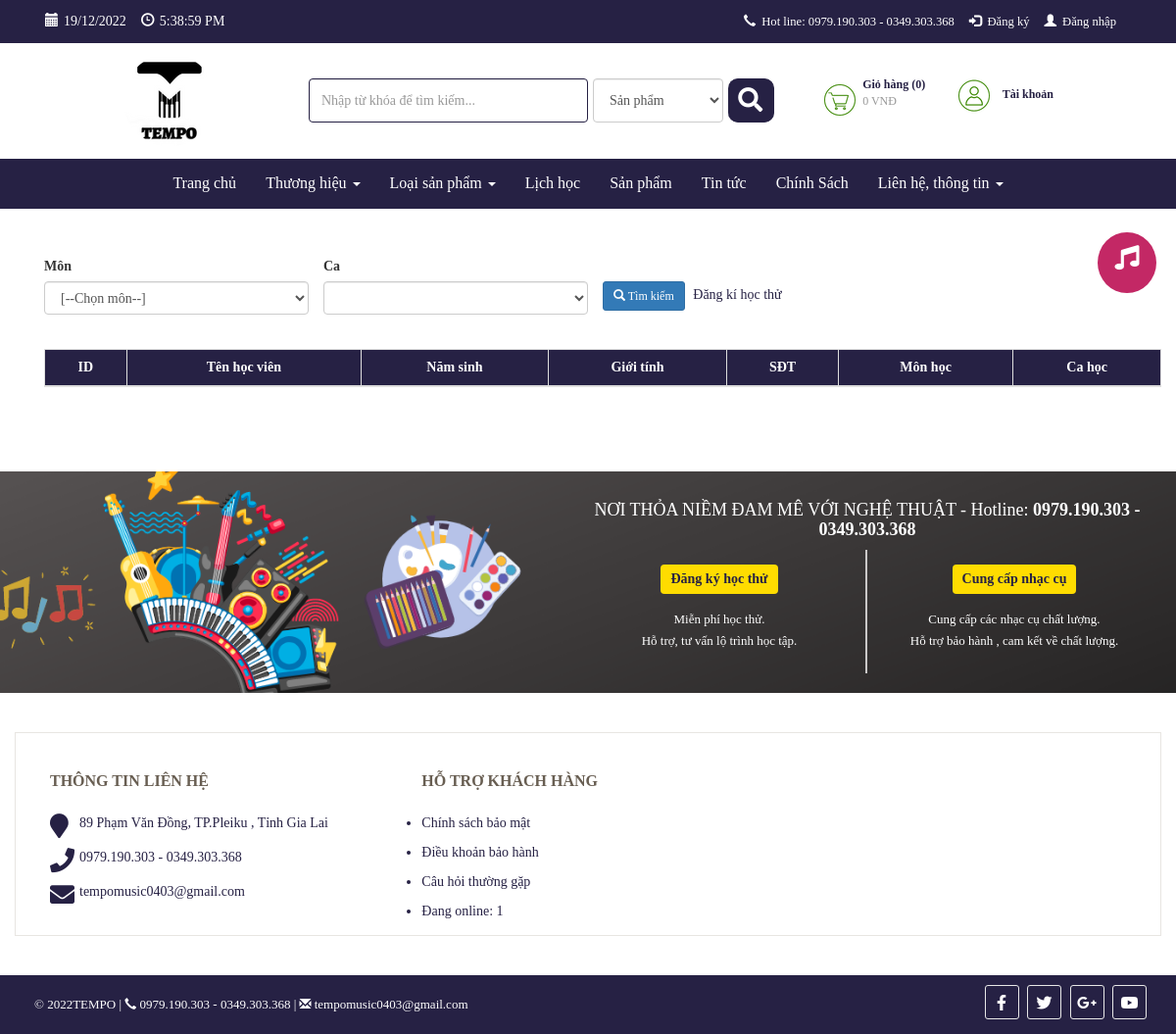
The page /index.php/lichhoc on the database as committed earlier.
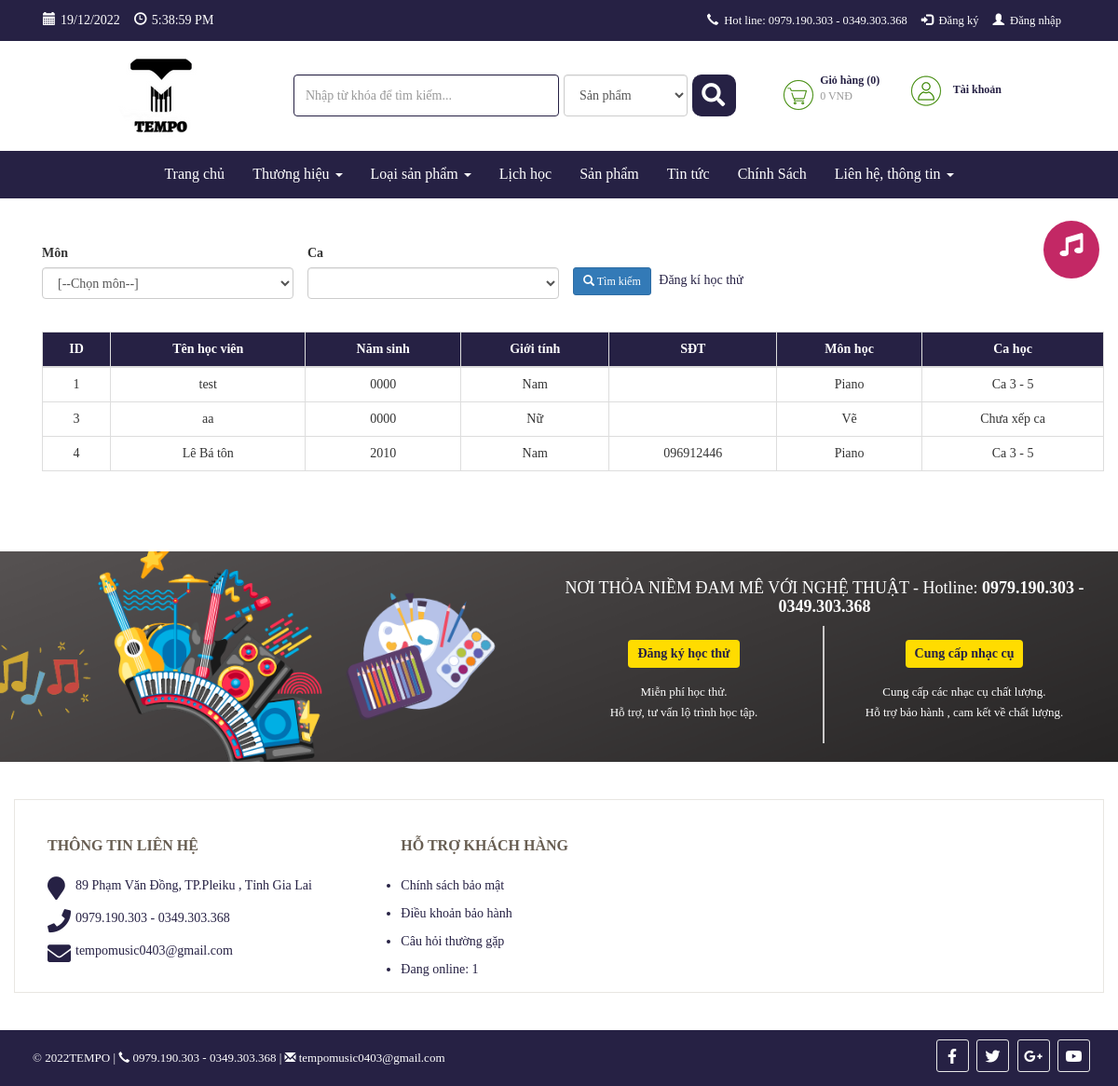
The same page on the database as committed later.
### tables this page shows
CREATE TABLE `db_hocvien` (
  `id` int(11) NOT NULL,
  `name` varchar(255) NOT NULL,
  `ngaysinh` year(4) NOT NULL,
  `gioitinh` tinyint(1) NOT NULL DEFAULT 1,
  `phone` varchar(255) NOT NULL,
  `diachi` varchar(255) NOT NULL,
  `img` varchar(255) NOT NULL,
  `monId` int(11) NOT NULL,
  `cahocId` int(11) DEFAULT NULL,
  `trash` int(1) NOT NULL,
  `status` int(1) NOT NULL,
  `created_at` datetime NOT NULL,
  `updated_at` datetime NOT NULL
);

CREATE TABLE `db_monhoc` (
  `id` int(11) NOT NULL,
  `name` varchar(255) NOT NULL,
  `trash` tinyint(1) NOT NULL DEFAULT 1,
  `status` tinyint(1) NOT NULL DEFAULT 1,
  `created_at` datetime NOT NULL,
  `updated_at` datetime NOT NULL
);

CREATE TABLE `db_cahoc` (
  `id` int(11) NOT NULL,
  `monId` int(11) NOT NULL,
  `name` varchar(255) NOT NULL,
  `startTime` time NOT NULL,
  `endTime` time NOT NULL,
  `created_at` datetime NOT NULL,
  `updated_at` datetime NOT NULL,
  `trash` tinyint(1) NOT NULL DEFAULT 1,
  `status` tinyint(1) NOT NULL DEFAULT 1
);

### application/controllers/Lichhoc.php (called while the page is built, shortened)
<?php
class Lichhoc extends CI_Controller {
    function __construct() {
        $this->load->model('frontend/Mproduct');
        $this->load->model('frontend/Mcategory');
        $this->load->model('frontend/Mcontent');
		$this->load->model('frontend/Mproducer');
		$this->load->model('backend/Muser');
		$this->load->model('frontend/Mketnoicungcau');
		$this->load->model('backend/Mhocvien');
		$this->load->model('backend/Mmonhoc');
		$this->load->model('backend/Mcahoc');
        $this->data['com']='lichhoc';
    }
	public function index(){
		$this->load->library('phantrang');
		$this->load->library('alias');
		$limit=10;
		$current=$this->phantrang->PageCurrent();
		$first=$this->phantrang->PageFirst($limit, $current);
		$loaisp = "";
		$caId = "";
		$total=$this->Mhocvien->hocvien_count($loaisp,$caId);
		$this->data['strphantrang']=$this->phantrang->PagePer($total, $current, $limit, $url='admin/hocvien');
		$this->data['list']=$this->Mhocvien->hocvien_all($limit,$first,$loaisp,$caId);
		$this->data['title']="TEMPO  - Liên hệ";
		$this->data['view']='index';
		$this->load->view('frontend/layout',$this->data);
	}
}

### index.php (called while the page is built, shortened)
<?php
require_once BASEPATH.'core/CodeIgniter.php';

### application/models/backend/Mhocvien.php (called while the page is built, shortened)
<?php if ( ! defined('BASEPATH')) exit('No direct script access allowed');
class Mhocvien extends CI_Model {
	public function __construct()
	{
		$this->table = $this->db->dbprefix('hocvien');
	}
	public function hocvien_all($limit,$first,$loaisp, $cahoc)
	{
		$this->db->where('trash',1);
		$this->db->order_by('id', 'asc');
		$query = $this->db->get($this->table,$limit,$first);
        return $query->result_array();
	}
	public function hocvien_count($loaisp, $cahoc)
	{
		$this->db->where('status', 1);
        $this->db->where('trash', 1);
        $query = $this->db->get($this->table);
        return count($query->result_array());
	}
}

### application/models/backend/Mmonhoc.php (called while the page is built, shortened)
<?php if ( ! defined('BASEPATH')) exit('No direct script access allowed');
class Mmonhoc extends CI_Model {
	public function __construct()
	{
		$this->table = $this->db->dbprefix('monhoc');
	}
	public function monhoc_list()
	{
		$this->db->where('trash',1);
		$this->db->order_by('id', 'asc');
		$this->db->order_by('updated_at', 'desc');
		$query = $this->db->get($this->table);
        return $query->result_array();
	}
	public function monhoc_detail($id)
	{
		$this->db->where('trash',1);
		$this->db->where('id',$id);
		$this->db->order_by('id', 'asc');
		$query = $this->db->get($this->table);
        return $query->row_array();
	}
}

### application/models/backend/Mcahoc.php (called while the page is built, shortened)
<?php if ( ! defined('BASEPATH')) exit('No direct script access allowed');
class Mcahoc extends CI_Model {
	public function __construct()
	{
		$this->table = $this->db->dbprefix('cahoc');
	}
	public function cahoc_detail($id)
	{
		$this->db->where('trash',1);
		$this->db->where('id',$id);
		$this->db->order_by('id', 'asc');
		$query = $this->db->get($this->table);
        return $query->row_array();
	}
}

### application/views/frontend/components/lichhoc/index.php (shortened to what the changed rows need)
<?php echo form_open_multipart('lichhoc/index'); ?>
<form action="<?php echo base_url() ?>lichhoc/index.html" enctype="multipart/form-data" method="POST" accept-charset="utf-8">
	<section>
		<div class="container">
			<div class="container" style="margin-top:20px">
				<div class="row" style='padding:0px; margin:0px;'>
					<div class="table-responsive">
						<table class="table table-hover table-bordered">
							<thead>
								<tr>
									<th class="text-center">ID</th>
									<th class="text-center">Tên học viên</th>
									<th class="text-center">Năm sinh</th>
									<th class="text-center">Giới tính</th>
									<th class="text-center">SĐT</th>
									<th class="text-center">Môn học</th>
									<th class="text-center">Ca học</th>
								</tr>
							</thead>
							<tbody>
								<?php foreach ($list as $row) : ?>
									<tr>
										<td class="text-center"><?php echo $row['id'] ?></td>
										<td class="text-center"><?php echo $row['name'] ?></td>
										<td class="text-center"><?php echo $row['ngaysinh'] ?></td>
										<td class="text-center"><?php
																if ($row['gioitinh'] != 0) {
																	echo "Nam";
																} else {
																	echo "Nữ";
																}
																?></td>
										<td class="text-center"><?php echo $row['phone'] ?></td>
										<td class="text-center"><?php
																$monhoc = $this->Mmonhoc->monhoc_detail($row['monId']);
																echo $monhoc['name'];
																?></td>
										<td class="text-center"><?php
																if ($row['cahocId'] != 0) {
																	$cahoc = $this->Mcahoc->cahoc_detail($row['cahocId']);
																	echo $cahoc['name'];
																} else {
																	echo "Chưa xếp ca";
																}
																?></td>
									</tr>
								<?php endforeach; ?>
							</tbody>
						</table>
					</div>
				</div>
			</div>
	</section>
</form>

Rows that differ between the two databases and show on the page:
added db_hocvien: id "1", name "test", ngaysinh "0000", gioitinh "Nam", db_monhoc.name "Piano", db_cahoc.name "Ca 3 - 5"
added db_hocvien: id "3", name "aa", ngaysinh "0000", gioitinh "Nữ", db_monhoc.name "Vẽ", cahocId "Chưa xếp ca"
added db_hocvien: id "4", name "Lê Bá tôn", ngaysinh "2010", gioitinh "Nam", phone "096912446", db_monhoc.name "Piano", db_cahoc.name "Ca 3 - 5"
